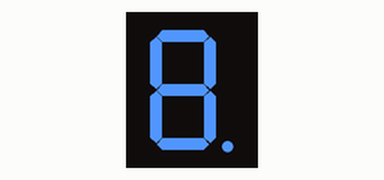
This sketch was run on a simulated Arduino Uno, built with avr-gcc and run on an emulated ATmega328P. Shown: 1-digit seven-segment display. Wiring (inferred from the names in the program): 1-digit 7-segment display, segments lit when HIGH: segments pin 2, pin 3, pin 4, pin 5, pin 6, pin 7, pin 8, pin 9. The segment pins are drawn as the display they are named for.

Above: at 0.1 s.
At 4.1 s:
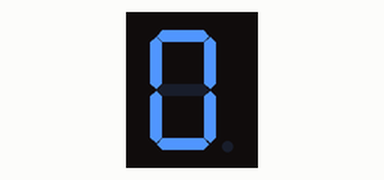
At 6.5 s:
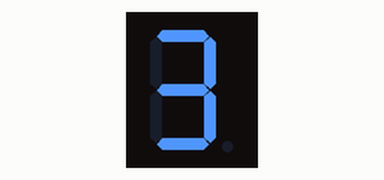
At 8.1 s:
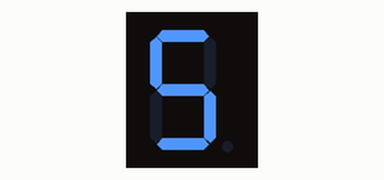
At 9.7 s:
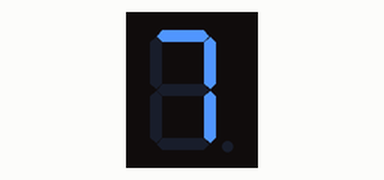
At 12.9 s:
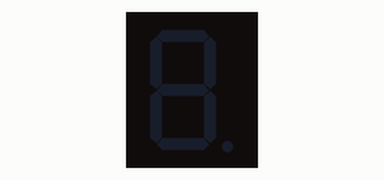

The sketch:

Single_7LEDSegment_KursX.ino
```cpp
/*   Steuert eine LED 7 Segment Anzeige an.
Es gibt welche mit gemeinsamer Kathode oder Anode
Auch auf die Anschlüsse achten, sind entweder an der langen oder schmalen Seite */

//                      a,b,c,d,e,f,g,DP     pro Segment 1 Byte mit "1" wenn EIN(aktiv) & "0" wenn "AUS"
int segmente[11][8] = {{1,1,1,1,1,1,0,0},    // Segmente für Ziffer "0"
                       {0,1,1,0,0,0,0,0},    // Segmente für Ziffer "1"
                       {1,1,0,1,1,0,1,0},    // Segmente für Ziffer "2"
                       {1,1,1,1,0,0,1,0},    // Segmente für Ziffer "3"
                       {0,1,1,0,0,1,1,0},    // Segmente für Ziffer "4"
                       {1,0,1,1,0,1,1,0},    // Segmente für Ziffer "5"
                       {1,0,1,1,1,1,1,0},    // Segmente für Ziffer "6"
                       {1,1,1,0,0,0,0,0},    // Segmente für Ziffer "7"
                       {1,1,1,1,1,1,1,0},    // Segmente für Ziffer "8"
                       {1,1,1,1,0,1,1,0},    // Segmente für Ziffer "9"
                       {0,0,0,0,0,0,0,1}};   // Segmente für  "Dezimal Punkt

int pinArray[] = {2,3,4,5,6,7,8,9};          // Array mit allen Segment-Ausgängen
int gemeinsameKathode = 1;                   // Kathode dann = 1, Anode dann 0;

void setup()
{
  for (int i=0; i<8; i++)                    // Schleife über alle Segmente
    pinMode(pinArray[i], OUTPUT);            // jeder Segmentpin als Ausgang
} // setup

void loop()
{
  if (gemeinsameKathode)                    // 7-Segment Typ == gemeinsame Kathode
  {
    for (int i=0; i<3; i++)                 // dreimal Segment-Test, alle LED (Segmente) blinken
    {
      for (int j=0; j<8; j++)               // alle 7 Segmente plus DP ansteuern
        digitalWrite(pinArray[j], HIGH);
      delay(800);                           // kurze Pause
      for (int j=0; j<8; j++)
        digitalWrite(pinArray[j], LOW);     // alle 7 Segmente aus
      delay(200);                           // kurze Pause
    }  // for
    delay(1000);

    for (int i=0; i<11; i++)                // Ziffern 0 - 9 und Dez Punkt
    {                                       // nacheinander ansteuern
      for (int j=0; j<8; j++)               // Alle Segmente für Ziffer "i" ansteuern
        digitalWrite(pinArray[j], (segmente[i][j]==1)?HIGH:LOW);  // Kurzform
      delay(800);
    }  // for
    for (int j=0; j<8; j++)                 // am Ende alles wieder aus
      digitalWrite(pinArray[j], LOW);
    delay(2000);                            // kurz warten, dann von vorne
  }  // if gem. Kathode
  // keine gemeinsame Kathode also Anode
  else                                      // dieses Programm ist fast gleich
  {                                         // aber für gemeinsame Anode
    for (int i=0; i<3; i++)                 // dreimal Segment-Test
    {
      for (int j=0; j<8; j++)
        digitalWrite(pinArray[j], LOW);
      delay(800);
      for (int j=0; j<8; j++)
        digitalWrite(pinArray[j], HIGH);
      delay(200);
    }  // for
    delay(1000);

    for (int i=0; i<11; i++)              // 0 - 9 und Dez Punkt
    {                                     // nacheinander ansteuern
      for (int j=0; j<8; j++)
        digitalWrite(pinArray[j], (segmente[i][j]==1)?LOW:HIGH);
      delay(800);
    }  // for
    for (int j=0; j<8; j++)
      digitalWrite(pinArray[j], HIGH);
    delay(2000);
  }  // else gem. Anode
}   // loop
```

Measured:
- by itself, everything shown: repeats every 14.8 s, in 18 steps
- what the display in image 1 shows lasts 0.8 s, from 4.0 s to 4.8 s
- what the display in image 5 shows lasts 2.0 s, from 12.8 s to 14.8 s
